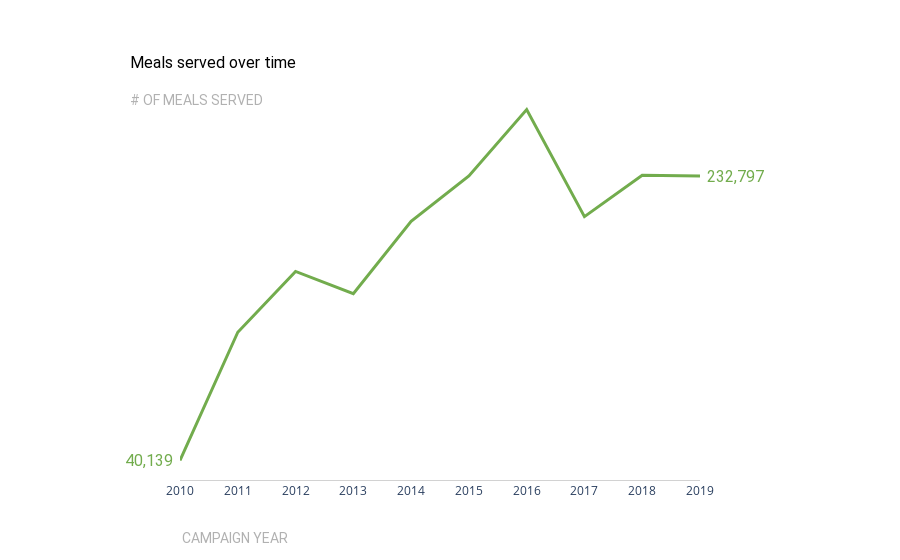

Source (notebook cell):
### Code cell
layout = go.Layout(
    annotations = [
        go.layout.Annotation(
            x=-0.1,
            y=1.1,
            showarrow=False,
            text="Meals served over time",
            xref="paper",
            yref="paper",
            font=dict(
                family="Roboto",
                size=16,
                color="#000000"
            )
        ),
        go.layout.Annotation(
            x=0,
            y=-0.175,
            showarrow=False,
            text="CAMPAIGN YEAR",
            xref="paper",
            yref="paper",
            font=dict(
                family="Roboto",
                size=14,
                color="#B1B1B1"
            )
        ),
        go.layout.Annotation(
            x=-0.1,
            y=1.0,
            yanchor='top',
            showarrow=False,
            text="# OF MEALS SERVED",
            xref="paper",
            yref="paper",
            font=dict(
                family="Roboto",
                size=14,
                color="#B1B1B1"
            )
        ),
        # labeling the left_side of the plot
        go.layout.Annotation(xref='paper', x=-0.01, y=dfs['Meals Served'][0],
            xanchor='right', yanchor='middle',
            text='{:,}'.format(int(dfs['Meals Served'][0])),
            font=dict(
                family='Roboto',
                size=16,
                color = '#72AC4D'),
            showarrow=False),
        # labeling the right_side of the plot
        go.layout.Annotation(dict(xref='paper', x=1.01, y=dfs['Meals Served'][9],
            xanchor='left', yanchor='middle',
            text='{:,}'.format(int(dfs['Meals Served'][9])),
            font=dict(
                family='Roboto',
                size=16,
                color = '#72AC4D'),
            showarrow=False))
    ],
    xaxis = dict(dtick = 1, zeroline=True, linecolor='#D2D2D2'),
    yaxis = dict(visible = False),
    plot_bgcolor='rgba(0,0,0,0)',
    margin = dict(t = 90, r = 200, b = 80, l = 180)
)

line = go.Figure(
    data = [go.Scatter(
        mode = 'lines',
        x = dfs.loc[:,'Campaign Year'],
        y = dfs.loc[:,'Meals Served'],
        marker_color = '#72AC4D',
        line = dict(width = 3))],
    layout = layout
)

line.show()

### Figure 1 — Plotly figure (JSON) as saved in the notebook; plotly's stock layout.template omitted (floating-point values rounded to 4 significant figures)
{"data": [{"line": {"width": 3}, "marker": {"color": "#72AC4D"}, "mode": "lines", "type": "scatter", "x": [2010, 2011, 2012, 2013, 2014, 2015, 2016, 2017, 2018, 2019], "y": [40139, 127020, 168193, 153115, 202102, 232897, 277912, 205350, 233389, 232797]}], "layout": {"annotations": [{"font": {"color": "#000000", "family": "Roboto", "size": 16}, "showarrow": false, "text": "Meals served over time", "x": -0.1, "xref": "paper", "y": 1.1, "yref": "paper"}, {"font": {"color": "#B1B1B1", "family": "Roboto", "size": 14}, "showarrow": false, "text": "CAMPAIGN YEAR", "x": 0, "xref": "paper", "y": -0.175, "yref": "paper"}, {"font": {"color": "#B1B1B1", "family": "Roboto", "size": 14}, "showarrow": false, "text": "# OF MEALS SERVED", "x": -0.1, "xref": "paper", "y": 1, "yanchor": "top", "yref": "paper"}, {"font": {"color": "#72AC4D", "family": "Roboto", "size": 16}, "showarrow": false, "text": "40,139", "x": -0.01, "xanchor": "right", "xref": "paper", "y": 40139, "yanchor": "middle"}, {"font": {"color": "#72AC4D", "family": "Roboto", "size": 16}, "showarrow": false, "text": "232,797", "x": 1.01, "xanchor": "left", "xref": "paper", "y": 232797, "yanchor": "middle"}], "margin": {"b": 80, "l": 180, "r": 200, "t": 90}, "plot_bgcolor": "rgba(0,0,0,0)", "xaxis": {"dtick": 1, "linecolor": "#D2D2D2", "zeroline": true}, "yaxis": {"visible": false}}}
